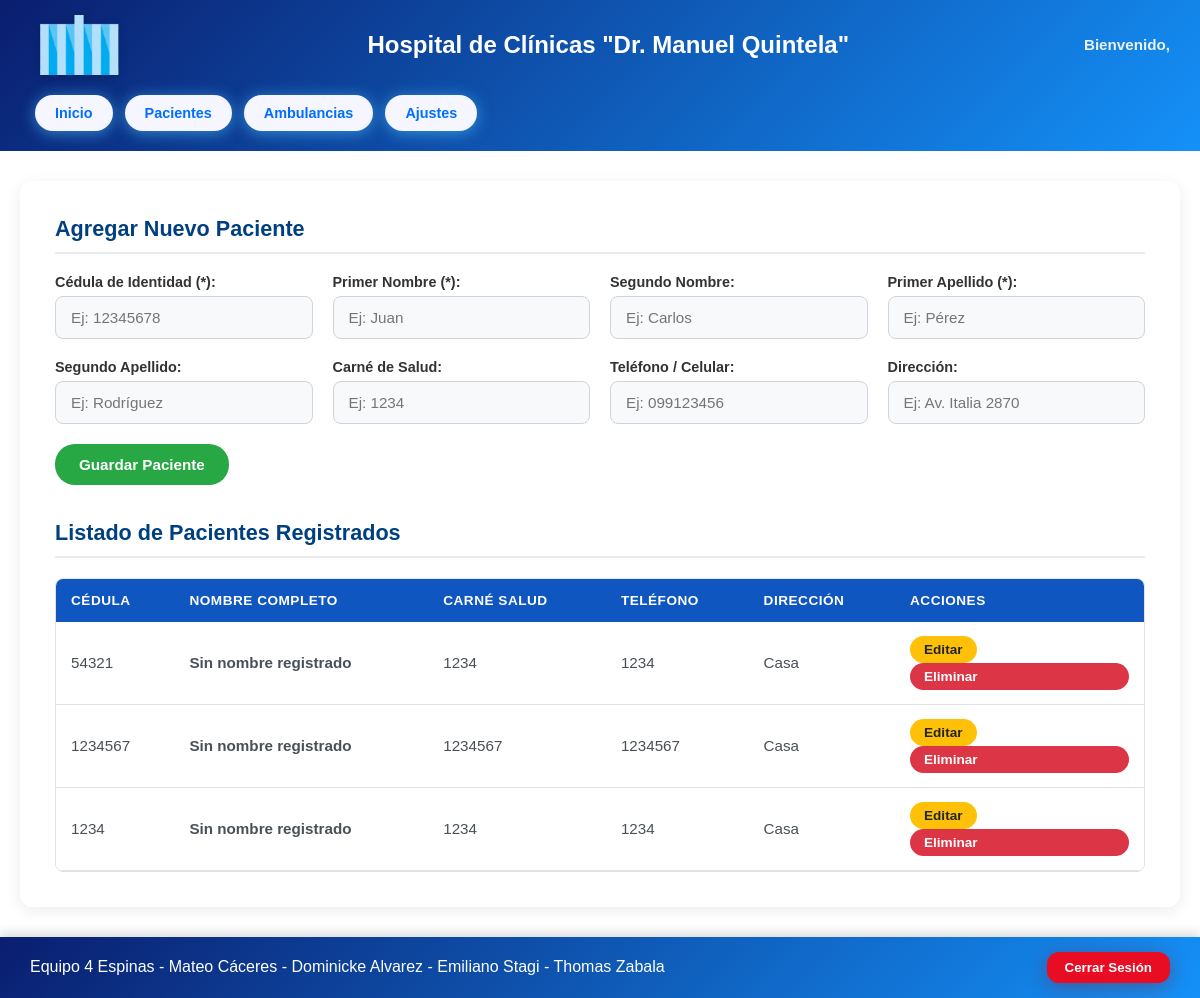
The app's page /pages/administracion-pacientes.php (signed in), older data.
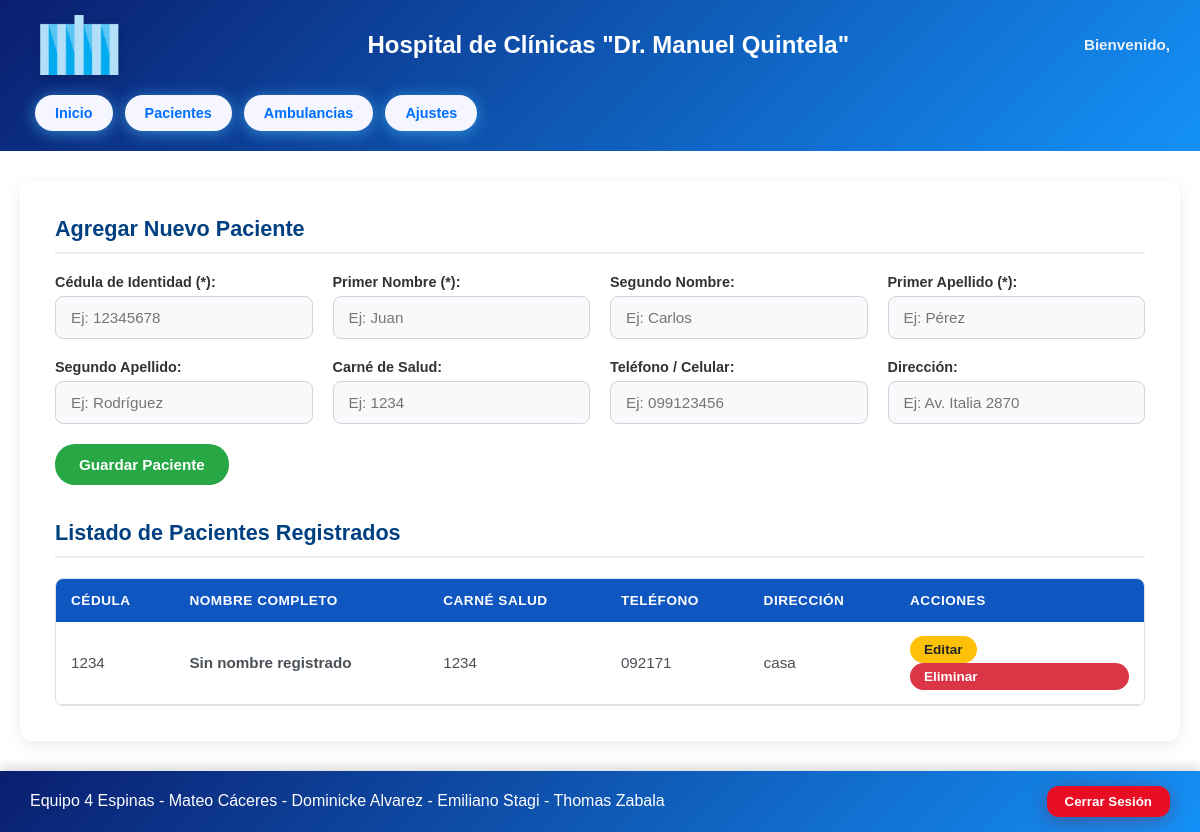
The same page, newer data.
### tables this page shows
CREATE TABLE `persona` (
  `cedula` varchar(20) NOT NULL,
  `primer_nombre` varchar(50) DEFAULT NULL,
  `segundo_nombre` varchar(50) DEFAULT NULL,
  `primer_apellido` varchar(50) DEFAULT NULL,
  `segundo_apellido` varchar(50) DEFAULT NULL,
  `carne_de_salud` varchar(30) DEFAULT NULL,
  `numero_de_telefono` varchar(12) DEFAULT NULL,
  `direccion` varchar(70) DEFAULT NULL
);

### pages/administracion-pacientes.php (the view, shortened to what this page needs)
<?php
require_once __DIR__ . '/../php/conexion.php';
$sql = "SELECT * FROM persona ORDER BY cedula DESC";
$resultado = $con->query($sql);
?>
<!DOCTYPE html>
<html lang="es">
<head>
    <link rel="stylesheet" href="../css/elementosC.css">
    <link rel="stylesheet" href="../css/admin_pacientes.css">
</head>
<body class="bodyguia">
    <header class="Headerguia">
        <img src="../fotos-videos/logor.png" alt="Logo del hospital" class="logo">
        <h1>Hospital de Clínicas "Dr. Manuel Quintela"</h1>
        <p>Bienvenido, <?php echo htmlspecialchars($_SESSION['usuario_nombre']); ?></p>
        <nav class="navguia">
            <a href="../pages/guia.php">Inicio</a>
            <a href="../pages/tratamientos.php">Pacientes</a>
            <a href="../pages/traslados.php">Ambulancias</a>
            <a href="../pages/ajustes.php">Ajustes</a>
        </nav>
    </header>
    <main class="maingui">
        <section class="sectionguia contenedor-admin-pacientes">
            <h2 id="tituloForm" class="titulo-seccion">Agregar Nuevo Paciente</h2>
            <form action="../php/crud_paciente.php" method="POST" id="formPaciente">
                <div class="grid-form-pacientes">
                    <div>
                        <label for="cedula"><strong>Cédula de Identidad (*):</strong></label>
                        <input type="text" id="cedula" name="cedula" required placeholder="Ej: 12345678" class="input-form">
                    </div>
                    <div>
                        <label for="primer_nombre"><strong>Primer Nombre (*):</strong></label>
                        <input type="text" id="primer_nombre" name="primer_nombre" required placeholder="Ej: Juan" class="input-form">
                    </div>
                    <div>
                        <label for="segundo_nombre"><strong>Segundo Nombre:</strong></label>
                        <input type="text" id="segundo_nombre" name="segundo_nombre" placeholder="Ej: Carlos" class="input-form">
                    </div>
                    <div>
                        <label for="primer_apellido"><strong>Primer Apellido (*):</strong></label>
                        <input type="text" id="primer_apellido" name="primer_apellido" required placeholder="Ej: Pérez" class="input-form">
                    </div>
                    <div>
                        <label for="segundo_apellido"><strong>Segundo Apellido:</strong></label>
                        <input type="text" id="segundo_apellido" name="segundo_apellido" placeholder="Ej: Rodríguez" class="input-form">
                    </div>
                    <div>
                        <label for="carne_de_salud"><strong>Carné de Salud:</strong></label>
                        <input type="text" id="carne_de_salud" name="carne_de_salud" placeholder="Ej: 1234" class="input-form">
                    </div>
                    <div>
                        <label for="numero_de_telefono"><strong>Teléfono / Celular:</strong></label>
                        <input type="text" id="numero_de_telefono" name="numero_de_telefono" placeholder="Ej: 099123456" class="input-form">
                    </div>
                    <div>
                        <label for="direccion"><strong>Dirección:</strong></label>
                        <input type="text" id="direccion" name="direccion" placeholder="Ej: Av. Italia 2870" class="input-form">
                    </div>
                </div>
                <div class="contenedor-botones">
                    <button type="submit" id="btnSubmit">Guardar Paciente</button>
                </div>
            </form>
            <h2 class="titulo-seccion">Listado de Pacientes Registrados</h2>
            <div class="overflow-tabla">
                <table class="tabla-pacientes-admin">
                    <thead>
                        <tr>
                            <th>Cédula</th>
                            <th>Nombre Completo</th>
                            <th>Carné Salud</th>
                            <th>Teléfono</th>
                            <th>Dirección</th>
                            <th>Acciones</th>
                        </tr>
                    </thead>
                    <tbody>
                        <?php if ($resultado && $resultado->num_rows > 0): ?>
                            <?php while ($row = $resultado->fetch_assoc()): ?>
                                <?php
                                    $nombre_completo = trim(($row['primer_nombre'] ?? '') . ' ' . ($row['segundo_nombre'] ?? '') . ' ' . ($row['primer_apellido'] ?? '') . ' ' . ($row['segundo_apellido'] ?? ''));
                                    if (empty($nombre_completo)) $nombre_completo = 'Sin nombre registrado';
                                ?>
                                <tr>
                                    <td><?php echo htmlspecialchars($row['cedula']); ?></td>
                                    <td><strong><?php echo htmlspecialchars($nombre_completo); ?></strong></td>
                                    <td><?php echo htmlspecialchars($row['carne_de_salud'] ?? ''); ?></td>
                                    <td><?php echo htmlspecialchars($row['numero_de_telefono'] ?? ''); ?></td>
                                    <td><?php echo htmlspecialchars($row['direccion'] ?? ''); ?></td>
                                    <td>
                                        <button type="button" class="btn-tabla-editar" data-paciente='<?php echo htmlspecialchars(json_encode($row), ENT_QUOTES, 'UTF-8'); ?>'>Editar</button>
                                        <a href="../php/crud_paciente.php?accion=eliminar&cedula=<?php echo urlencode($row['cedula']); ?>" class="btn-tabla-eliminar link-eliminar-confirmar">Eliminar</a>
                                    </td>
                                </tr>
                            <?php endwhile; ?>
                        <?php else: ?>
                            <tr>
                                <td colspan="6" class="td-vacio">No hay pacientes registrados.</td>
                            </tr>
                        <?php endif; ?>
                    </tbody>
                </table>
            </div>
        </section>
    </main>
        <footer class="footerguia">
        <p>Equipo 4 Espinas - Mateo Cáceres - Dominicke Alvarez - Emiliano Stagi - Thomas Zabala</p>
        <button class="logout"><a href="../php/logout.php">Cerrar Sesión</a></button>
    </footer>
</body>
</html>

### css/elementosC.css (style rules this page uses)
* { box-sizing: border-box; margin: 0; padding: 0; }
.bodyguia { font-family: Arial, sans-serif; display: flex; flex-direction: column; min-height: 100vh; }
a { text-decoration: none; color: inherit; display: inline-block; width: 100%; height: 100%; }
.Headerguia { display: flex; align-items: center; justify-content: space-between; padding: 15px 30px; background: linear-gradient(135deg, #0a1e6f, #1491f8); color: #ffffff; position: relative; z-index: 10; gap: 15px; flex-wrap: wrap; }
.Headerguia .logo { max-height: 60px; width: auto; object-fit: contain; filter: drop-shadow(0 2px 4px rgba(0, 0, 0, 0.2)); }
.Headerguia h1 { font-size: 1.5rem; text-align: center; color: #ffffff; }
.Headerguia p { font-weight: bold; font-size: 0.95rem; color: #eaf1f7; }
.navguia { display: flex; gap: 12px; padding: 5px; }
.navguia a { border: none; background-color: #f5f6ff; color: #006eff; font-weight: bold; border-radius: 20px; padding: 10px 20px; font-size: 0.9rem; text-align: center; box-shadow: 0 2px 15px rgba(78, 196, 255, 0.594); transition: all 0.3s ease; }
.footerguia { border: none; padding: 15px 30px; display: flex; justify-content: space-between; align-items: center; background: linear-gradient(135deg, #0a1e6f, #1491f8); color: #ffffff; box-shadow: 0 -4px 10px rgba(0, 0, 0, 0.15); position: relative; z-index: 10; }
.logout { border: none; border-radius: 12px; padding: 8px 18px; background-color: #e80d23; color: #ffffff; font-weight: bold; cursor: pointer; box-shadow: 0 4px 20px rgba(153, 0, 0, 0.332); transition: all 0.3s ease; }

### css/admin_pacientes.css (style rules this page uses)
.maingui { max-width: 1200px; width: 100%; margin: 0 auto; padding: 30px 20px; display: flex; flex-direction: column; flex: 1; box-sizing: border-box; }
.sectionguia.contenedor-admin-pacientes { background-color: #ffffff; border-radius: 12px; box-shadow: 0 4px 16px rgba(0, 0, 0, 0.08); padding: 35px; box-sizing: border-box; display: block; }
.titulo-seccion { color: #004080; font-size: 1.35rem; margin-top: 25px; margin-bottom: 20px; border-bottom: 2px solid #e9ecef; padding-bottom: 10px; }
.titulo-seccion:first-of-type { margin-top: 0; }
.grid-form-pacientes { display: grid; grid-template-columns: repeat(auto-fit, minmax(240px, 1fr)); gap: 20px; margin-bottom: 20px; }
.grid-form-pacientes > div { display: flex; flex-direction: column; gap: 6px; }
.grid-form-pacientes label { font-size: 0.9rem; color: #333333; }
.input-form { width: 100%; padding: 12px 15px; border-radius: 8px; border: 1px solid #ced4da; background-color: #f8f9fa; color: #495057; font-size: 0.95rem; box-sizing: border-box; transition: border-color 0.3s ease, box-shadow 0.3s ease, background-color 0.3s ease; }
.contenedor-botones { display: flex; gap: 12px; margin-bottom: 35px; align-items: center; }
#btnSubmit { background-color: #28a745 !important; color: #ffffff !important; border: none !important; padding: 12px 24px !important; border-radius: 20px !important; cursor: pointer; font-weight: bold; font-size: 0.95rem; box-shadow: none !important; background-image: none !important; transition: background-color 0.3s ease; }
.overflow-tabla { overflow-x: auto; border-radius: 8px; border: 1px solid #dee2e6; margin-top: 15px; }
.tabla-pacientes-admin { width: 100%; border-collapse: collapse; background: #ffffff; font-size: 0.95rem; }
.tabla-pacientes-admin th { background-color: #0f56c1 !important; color: #ffffff !important; padding: 14px 15px; text-align: left; font-weight: bold; font-size: 0.85rem; text-transform: uppercase; letter-spacing: 0.5px; border: none !important; }
.tabla-pacientes-admin td { padding: 14px 15px; border-bottom: 1px solid #dee2e6; border-right: none; border-left: none; color: #495057; vertical-align: middle; }
.tabla-pacientes-admin tbody tr { transition: background-color 0.2s ease; }
.btn-tabla-editar { background-color: #ffc107 !important; color: #212529 !important; border: none !important; padding: 6px 14px !important; border-radius: 20px !important; cursor: pointer; font-weight: bold; font-size: 0.85rem; box-shadow: none !important; background-image: none !important; margin-right: 6px; transition: background-color 0.3s ease; }
.btn-tabla-eliminar { background-color: #dc3545 !important; color: #ffffff !important; padding: 6px 14px !important; border: none !important; border-radius: 20px !important; text-decoration: none !important; font-weight: bold; font-size: 0.85rem; display: inline-block; box-shadow: none !important; background-image: none !important; transition: background-color 0.3s ease; }

Row changes from the older to the newer data that the page shows:
removed persona: cedula "54321", nombre_completo "Sin nombre registrado", carne_de_salud "1234", numero_de_telefono "1234", direccion "Casa"
removed persona: cedula "1234567", nombre_completo "Sin nombre registrado", carne_de_salud "1234567", numero_de_telefono "1234567", direccion "Casa"
changed persona id 1234: numero_de_telefono "1234" → "092171"; direccion "Casa" → "casa"
